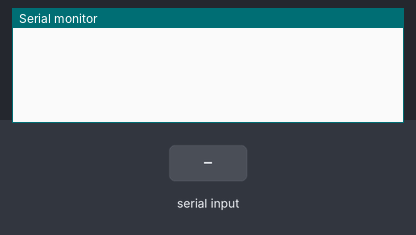
The sketch below on a simulated Arduino Uno, built with avr-gcc and run on an emulated ATmega328P. Shown: the last lines printed to the serial monitor. The inputs (shaded band) are chosen by the test bench.

Above: at 1.7 s.
1.8 s: byte 30 received over Serial
At 3.0 s:
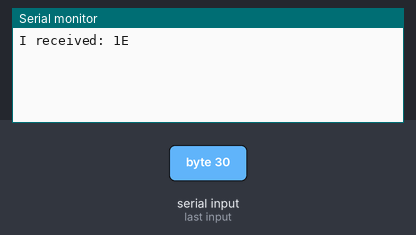
3.3 s: byte 90 received over Serial
At 4.4 s:
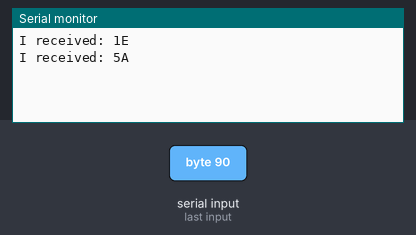
4.8 s: byte 120 received over Serial
At 5.5 s:
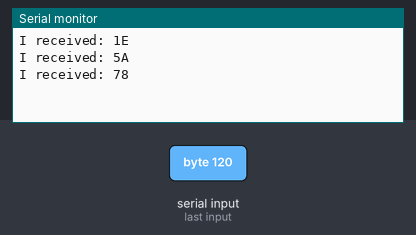

Measured:
- after the input at 1.8 s, the serial monitor: prints a new line at once (image 1)
- after the input at 3.3 s, the serial monitor: prints a new line at once (image 2)
- after the input at 4.8 s, the serial monitor: prints a new line at once (image 3)

The sketch:

Serial_write.ino
```cpp
int incomingByte = 0;
void setup() {
  Serial.begin(9600);
  // put your setup code here, to run once:
  delay(500);
}

void loop() {

     if (Serial.available() > 0) {

      incomingByte = Serial.read();
      Serial.print("I received: ");
      Serial.println(incomingByte, HEX);
     }
  // put your main code here, to run repeatedly:

}
```
